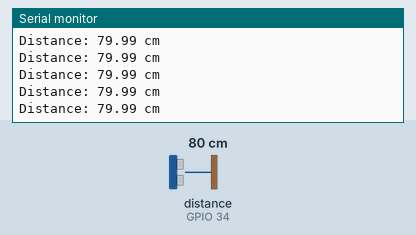
This sketch was run on a simulated ESP32. Shown: the last lines printed to the serial monitor. Wiring (inferred from the names in the program): ultrasonic range finder: trigger GPIO 23; echo GPIO 34. The inputs (shaded band) are chosen by the test bench; at power-on: distance to the obstacle (sensor on GPIO 34) 80 cm. The echo pulse lasts 58.3 µs per cm.

Above: at 2.2 s.
2.3 s: distance to the obstacle (sensor on GPIO 34) set to 2 cm
At 2.59 s:
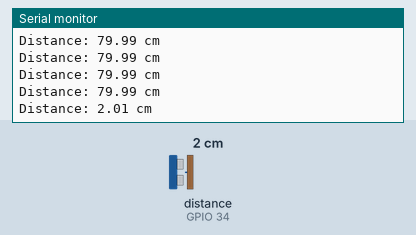
3.8 s: distance to the obstacle (sensor on GPIO 34) set to 4 cm
At 3.8 s:
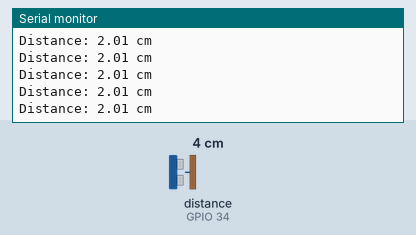
Timing chart, 0 to 6.8 s (numbered marks = the images above; inputs shaded):
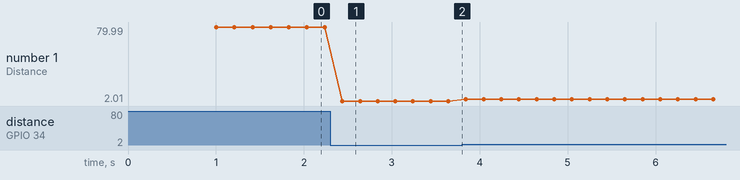

Measured:
- after the input at 2.3 s, the serial monitor: prints a new line after 0.14 s (image 1)
- plotted number 1: 79.99 → 2.01 after the input at 2.3 s, 2.01 → 4.01 after the input at 3.8 s

The sketch:

HCSR02_02_again.ino
```cpp
#define TRIG_PIN 23
#define ECHO_PIN 34

void setup() {
  Serial.begin(115200);
  pinMode(TRIG_PIN, OUTPUT);
  pinMode(ECHO_PIN, INPUT);
  digitalWrite(TRIG_PIN, LOW);
  Serial.println("HC-SR04 Ultrasonic Test");
  delay(1000);
}

void loop() {
  digitalWrite(TRIG_PIN, LOW);
  delayMicroseconds(2);
  digitalWrite(TRIG_PIN, HIGH);
  delayMicroseconds(10);
  digitalWrite(TRIG_PIN, LOW);

  long duration = pulseIn(ECHO_PIN, HIGH, 30000);

  if (duration == 0) {
    Serial.println("No object detected / out of range");
  } else {
    float distance = duration * 0.0343 / 2;
    Serial.print("Distance: ");
    Serial.print(distance);
    Serial.println(" cm");
  }

  delay(200);
}
```
